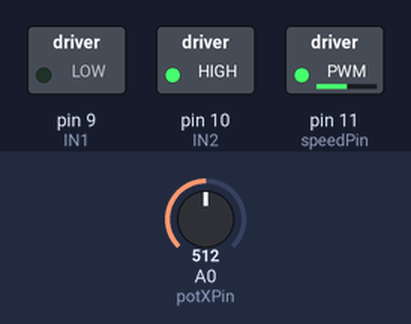
Simulated run of this sketch. Board: Arduino Uno, built with avr-gcc and run on an emulated ATmega328P. Shown: switched loads named in the sketch (green lamp = pin HIGH). Inputs (shaded band) come from the test bench; at power-on: A0 (potXPin) = 512.

Above: at 1.2 s.
1.3 s: A0 (potXPin) set to 716
At 1.7 s:
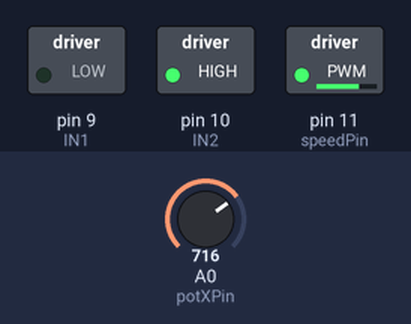
2.8 s: A0 (potXPin) set to 900
At 4.0 s:
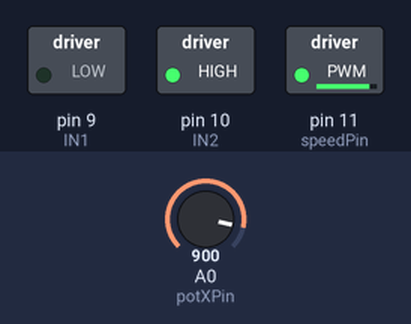
4.3 s: A0 (potXPin) set to 122
At 5.2 s:
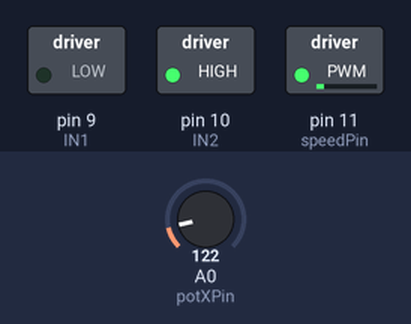
5.8 s: A0 (potXPin) set to 0
At 6.3 s:
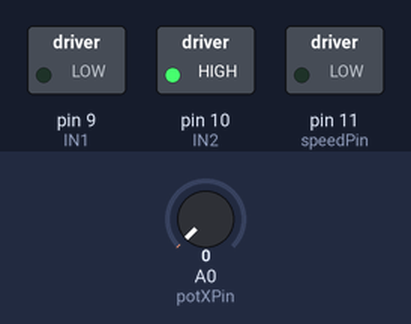
Timing chart, 0 to 8.3 s (numbered marks = the images above; inputs shaded):
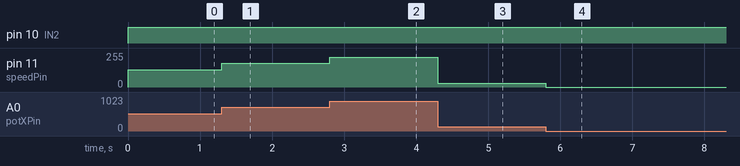

The sketch:

L293-motor-driver.ino
```cpp
/* Code written by Adrien Louvrier
 *
 * Objective : motor control with a L293D motor driver
 * Card used : Arduino Uno
 *
 * Electronic Circuit :
 *
 * input :
 * - potentiometer (X axis pin -> pin A0, Vcc pin -> 5V pin, grd pin -> grd pin)
 *
 * output :
 * - L293 motor driver (IN1 pin -> pin 9, IN2 pin -> pin 10, Vcc pin -> 5V pin, grd pin -> grd pin) with DC motor connected to A+ and A-
 */

#define potXPin A0
#define speedPin 11
#define IN1 9
#define IN2 10

int potValue = 0;

void setup() {
  pinMode(IN1, OUTPUT);
  pinMode(IN2, OUTPUT);
  pinMode(speedPin, OUTPUT);
}

void loop() {
  potValue = analogRead(potXPin);

  analogWrite(speedPin, potValue / 4);
  digitalWrite(IN1, LOW);
  digitalWrite(IN2, HIGH);
}
```

Measured:
- after the input at 1.3 s, pin 11 (speedPin): 128/255 → 179/255 at once
- after the input at 2.8 s, pin 11 (speedPin): 179/255 → 225/255 at once
- after the input at 4.3 s, pin 11 (speedPin): 225/255 → 30/255 at once
- after the input at 5.8 s, pin 11 (speedPin): 30/255 → 0/255 at once
